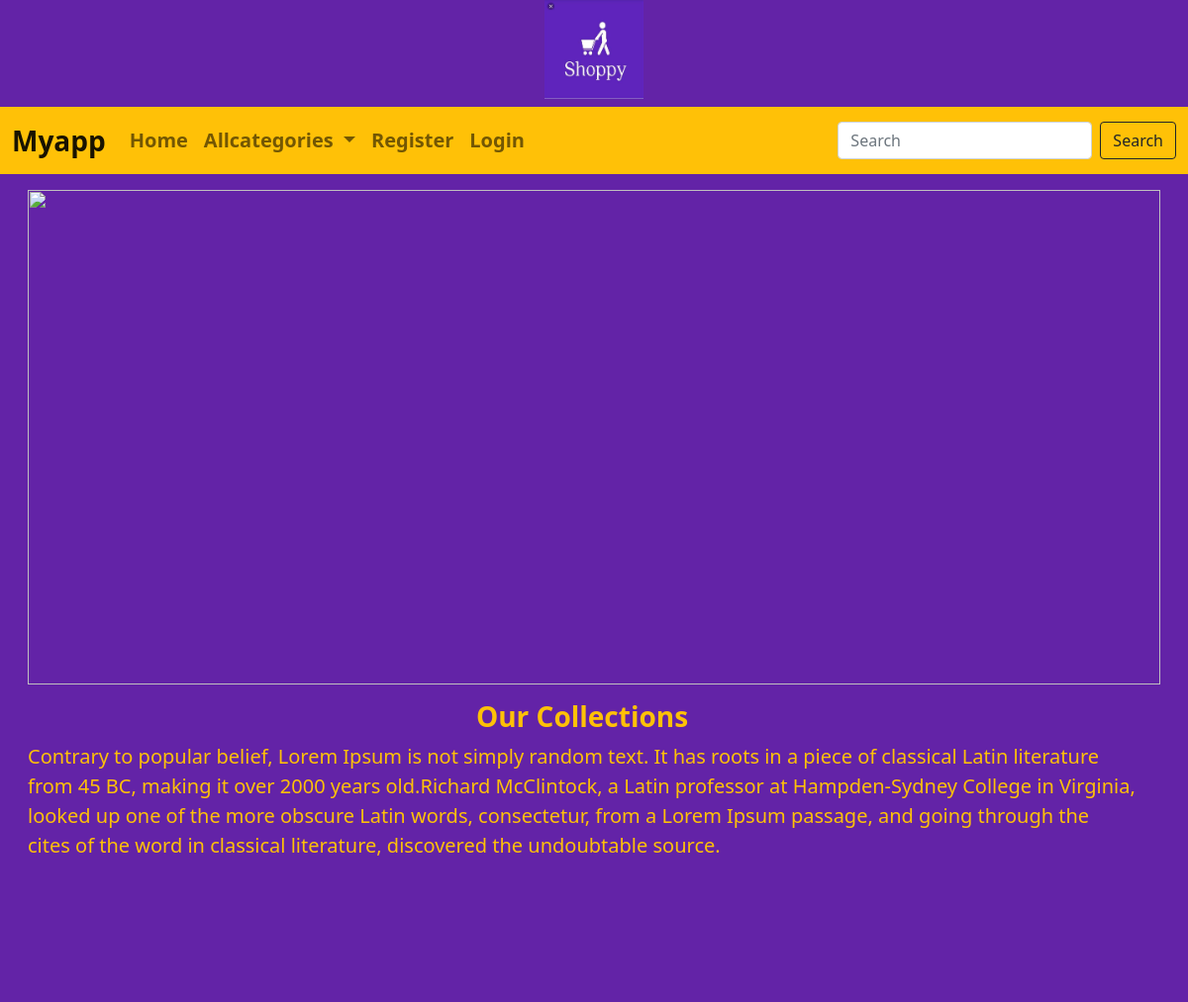
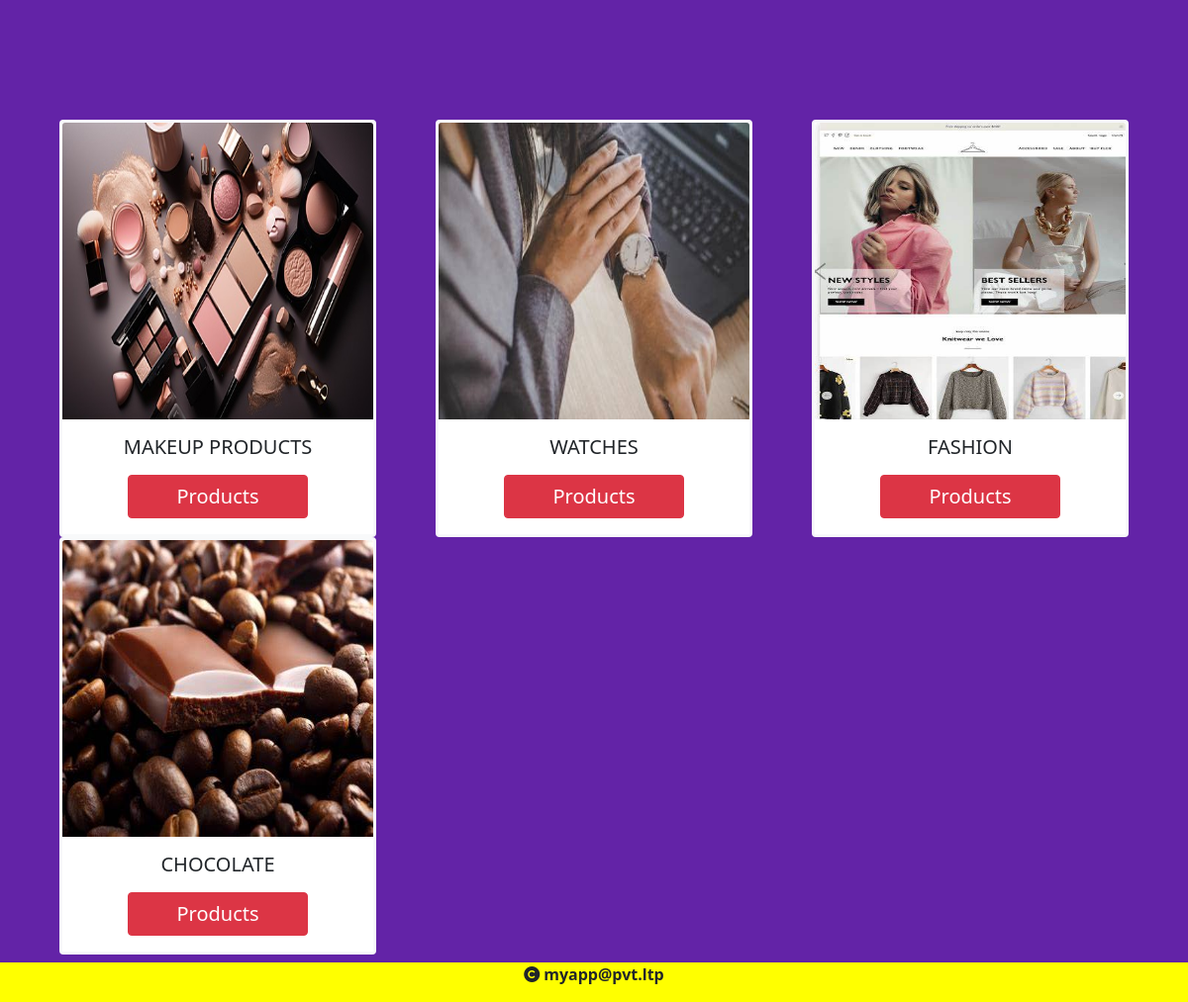
The page / on the database its author committed (2 pictures, top to bottom).
### shop/models.py (models this page shows, shortened)
class Category(models.Model):
    name=models.CharField(max_length=20)
    desc=models.TextField()
    image=models.ImageField(upload_to='category')

### shop/views.py (the view)
# urls.py: path('',views.allcategories,name='categories'),
def allcategories(request):
    c=Category.objects.all()
    context={'cat':c}
    return render(request,'category.html',context)

### cart/context_processors.py (called while the page is built, shortened)
def count_items(request):
    u=request.user
    count=0
    return {'c':count}

### shop/context_processors.py (called while the page is built)
def menu_links(request):
    c=Category.objects.all()
    return {'links':c}

### templates/category.html
{% extends 'base.html' %}
{% load static %}
{% block content %}
<div class="row m-3">
    <div class="col-12">
        <img src="{% static 'images/banner.jpg' %}" height="500px" width="100%">
    </div>
    <div class="row mt-3" style="margin-bottom:200px">
        <h3 class="text-center fw-bold text-warning">Our Collections</h3>
        <p style="text-align:justify, line-height:2.5" class="fs-5 text-warning">Contrary to popular belief, Lorem Ipsum is not simply random text. It has roots in a piece of classical Latin literature from 45 BC, making it over 2000 years old.Richard McClintock, a Latin professor at Hampden-Sydney College in Virginia, looked up one of the more obscure Latin words, consectetur, from a Lorem Ipsum passage, and going through the cites of the word in classical literature, discovered the undoubtable source. </p>
    </div>
</div>
<div class="container mt-5 mb-5">
    <div class="row">
        {% for i in cat %}
        <div class="col-sm-4">
            <div class="card mx-auto border border-3 border-light" style="width: 20rem;">
                <img src="{{i.image.url}}" class="card-img-top" height="300px" width="100%" alt="...">
                <div class="card-body text-center">
                    <h5 class="card-title mb-3">{{i.name}}</h5>
                    <a href="{% url 'shop:product' i.id %}" class="btn btn-danger px-5 mb2 fs-5">Products</a>
                </div>
            </div>
        </div>
        {% endfor %}
    </div>
</div>
{% endblock %}

### static/css/style.css (style rules this page uses)
body { background-color:#6323A7; }

### rows shown on the page
Category: image (picture), name "MAKEUP PRODUCTS"
Category: image (picture), name "WATCHES"
Category: image (picture), name "FASHION"
Category: image (picture), name "CHOCOLATE"
